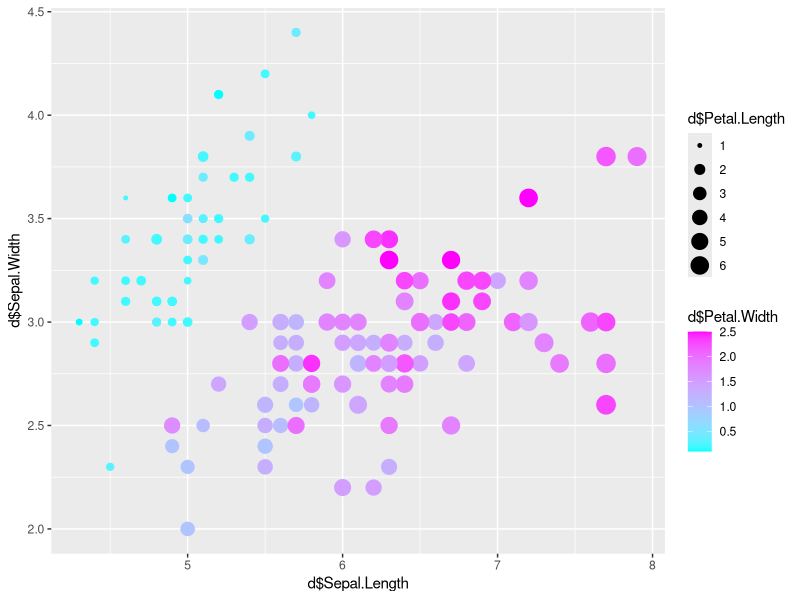
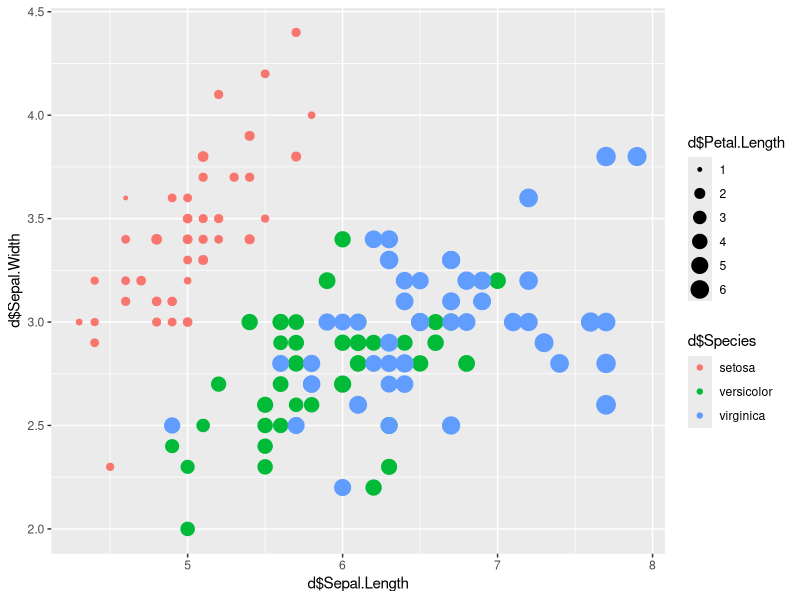

Recreate these plots in R, in order.
# install.package("ggplot2")
library(ggplot2)

d <- iris

# gradient
p <- ggplot(d, aes(x = d$Sepal.Length, y = d$Sepal.Width)) 
p + geom_point( aes(size = d$Petal.Length, colour = d$Petal.Width), alpha = 1 ) + scale_colour_gradient(low = "cyan", high="magenta")

# hue
p <- ggplot(d, aes(x = d$Sepal.Length, y = d$Sepal.Width)) 
p + geom_point( aes(size = d$Petal.Length, colour = d$Species), alpha = 1 ) + scale_colour_hue()
